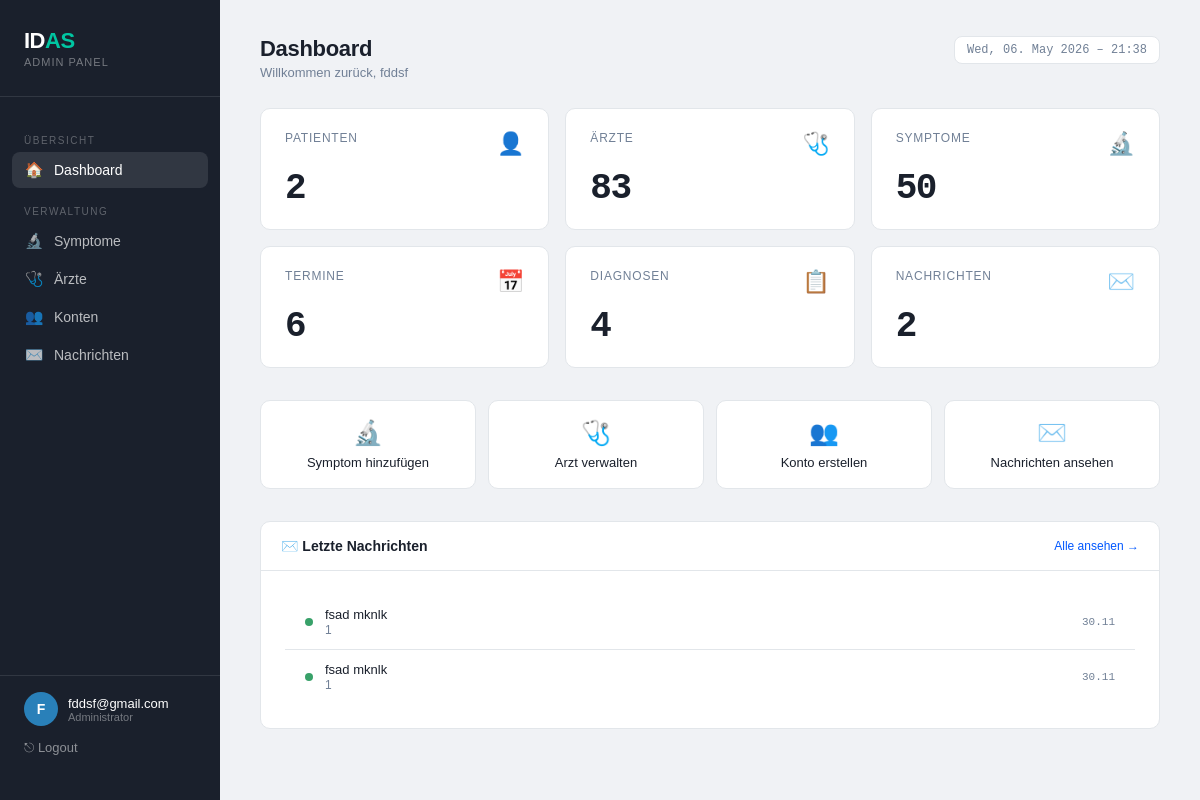
The app's page /php/cms/admin_dashboard.php (signed in) with its own data.
### tables this page shows
CREATE TABLE `kontakt_nachrichten` (
  `kontakt_id` int(11) NOT NULL,
  `vorname` varchar(50) NOT NULL,
  `nachname` varchar(50) NOT NULL,
  `email` varchar(100) NOT NULL,
  `telefon` varchar(30) DEFAULT NULL,
  `betreff` varchar(100) DEFAULT NULL,
  `nachricht` text NOT NULL,
  `datum` timestamp NOT NULL DEFAULT current_timestamp(),
  `status` enum('offen','erledigt') NOT NULL DEFAULT 'offen'
);

### php/cms/admin_dashboard.php (the view, shortened to what this page needs)
<?php
require_once "../includes/db_config.php";
function count_table($conn, $table) {
    $r = mysqli_query($conn, "SELECT COUNT(*) AS c FROM `$table`");
    return mysqli_fetch_assoc($r)['c'];
}
$stats = [
    'Patienten'  => count_table($conn, 'patient'),
    'Ärzte'      => count_table($conn, 'arzt'),
    'Symptome'   => count_table($conn, 'symptome'),
    'Termine'    => count_table($conn, 'termin'),
    'Diagnosen'  => count_table($conn, 'diagnose'),
    'Nachrichten'=> count_table($conn, 'kontakt_nachrichten'),
];
$msgs = [];
$r = mysqli_query($conn, "SELECT vorname, nachname, betreff, datum FROM kontakt_nachrichten ORDER BY datum DESC LIMIT 5");
while ($row = mysqli_fetch_assoc($r)) $msgs[] = $row;
$icons = ['Patienten'=>'👤','Ärzte'=>'🩺','Symptome'=>'🔬','Termine'=>'📅','Diagnosen'=>'📋','Nachrichten'=>'✉️'];
$links = [
    'Patienten'   => 'patienten_verwaltung.php',
    'Ärzte'       => 'aerzte_verwaltung.php',
    'Symptome'    => 'symptome_verwaltung.php',
    'Termine'     => 'termine_verwaltung.php',
    'Diagnosen'   => 'diagnose_verwaltung.php',
    'Nachrichten' => 'kontakt_verwaltung.php',
];
?>
<!DOCTYPE html>
<html lang="de">
<head>
<link rel="stylesheet" href="cms_style.css">
</head>
<body>
<div class="layout">
  <aside class="sidebar">
    <div class="sidebar-logo">
      <div class="logo-word">ID<span>AS</span></div>
      <div class="sidebar-sub">Admin Panel</div>
    </div>
    <nav>
      <div class="nav-label">Übersicht</div>
      <a class="nav-link active" href="admin_dashboard.php"><span class="icon">🏠</span> Dashboard</a>
      <div class="nav-label">Verwaltung</div>
      <a class="nav-link" href="symptome_verwaltung.php"><span class="icon">🔬</span> Symptome</a>
      <a class="nav-link" href="aerzte_verwaltung.php"><span class="icon">🩺</span> Ärzte</a>
      <a class="nav-link" href="konto_verwaltung.php"><span class="icon">👥</span> Konten</a>
      <a class="nav-link" href="kontakt_verwaltung.php"><span class="icon">✉️</span> Nachrichten</a>
    </nav>
    <div class="sidebar-footer">
      <div class="user-chip">
        <div class="avatar"><?= strtoupper(substr($_SESSION["admin_user"], 0, 1)) ?></div>
        <div>
          <div class="user-name"><?= htmlspecialchars($_SESSION["admin_user"]) ?></div>
          <div class="user-role">Administrator</div>
        </div>
      </div>
      <a href="admin_logout.php">⎋ Logout</a>
    </div>
  </aside>
  <main class="main">
    <div class="page-header">
      <div>
        <div class="page-title">Dashboard</div>
        <div class="page-subtitle">Willkommen zurück, <?= htmlspecialchars(explode('@', $_SESSION["admin_user"])[0]) ?></div>
      </div>
      <div class="date-badge"><?= date('D, d. M Y – H:i') ?></div>
    </div>
    <div class="stats-grid">
      <?php foreach ($stats as $label => $val): ?>
      <a class="stat-card" href="<?= $links[$label] ?>">
        <div class="stat-top">
          <div class="stat-label"><?= $label ?></div>
          <div class="stat-icon"><?= $icons[$label] ?></div>
        </div>
        <div class="stat-value"><?= number_format($val) ?></div>
      </a>
      <?php endforeach; ?>
    </div>
    <div class="actions-row">
      <a class="action-card" href="symptome_verwaltung.php">
        <div class="ac-icon">🔬</div><div class="ac-label">Symptom hinzufügen</div>
      </a>
      <a class="action-card" href="aerzte_verwaltung.php">
        <div class="ac-icon">🩺</div><div class="ac-label">Arzt verwalten</div>
      </a>
      <a class="action-card" href="konto_verwaltung.php">
        <div class="ac-icon">👥</div><div class="ac-label">Konto erstellen</div>
      </a>
      <a class="action-card" href="kontakt_verwaltung.php">
        <div class="ac-icon">✉️</div><div class="ac-label">Nachrichten ansehen</div>
      </a>
    </div>
    <div class="panels">
      <div class="panel">
        <div class="panel-head">
          <span class="panel-title">✉️ Letzte Nachrichten</span>
          <a class="panel-link" href="kontakt.php">Alle ansehen →</a>
        </div>
        <div class="panel-body">
          <?php if ($msgs): foreach ($msgs as $m): ?>
          <div class="list-row">
            <div class="list-dot" style="background:#38a169"></div>
            <div class="list-content">
              <div class="list-title"><?= htmlspecialchars($m['vorname'].' '.$m['nachname']) ?></div>
              <div class="list-sub"><?= htmlspecialchars($m['betreff'] ?: '(kein Betreff)') ?></div>
            </div>
            <div class="list-time"><?= date('d.m', strtotime($m['datum'])) ?></div>
          </div>
          <?php endforeach; else: ?>
          <div class="empty-msg">Keine Nachrichten vorhanden.</div>
          <?php endif; ?>
        </div>
      </div>
    </div>
  </main>
</div>
</body>
</html>

### records on screen
kontakt_nachrichten: vorname+nachname "fsad mknlk", betreff "1", datum "30.11"
kontakt_nachrichten: vorname+nachname "fsad mknlk", betreff "1", datum "30.11"

### other values on screen
substr($_SESSION["admin_user"], 0, 1) "F"
$_SESSION["admin_user"] "fddsf@gmail.com"
explode('@', $_SESSION["admin_user"])[0] "fddsf"
$label "PATIENTEN"
$icons[$label] "👤"
$val "2"
$label "ÄRZTE"
$icons[$label] "🩺"
$val "83"
$label "SYMPTOME"
$icons[$label] "🔬"
$val "50"
$label "TERMINE"
$icons[$label] "📅"
$val "6"
